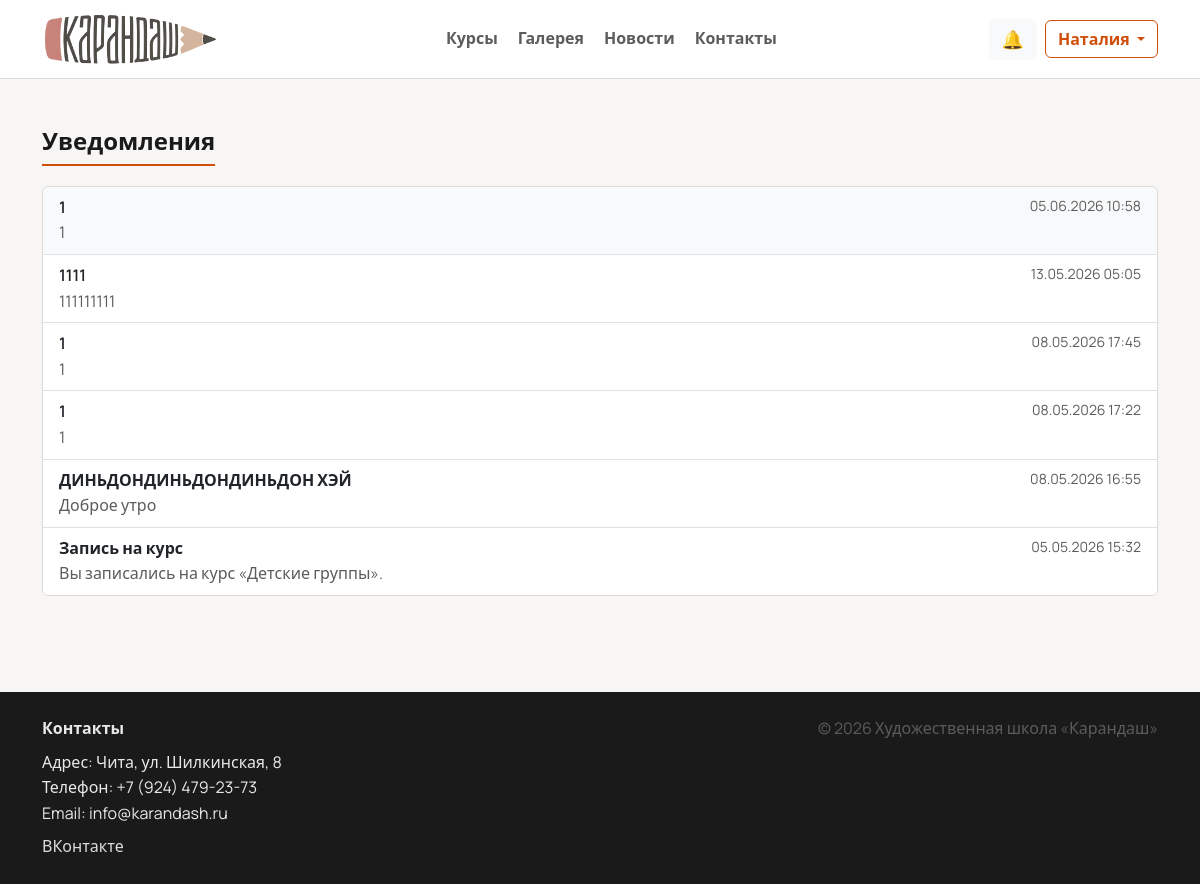
The app's page /users/notifications/ (signed in) with its own data.
### users/models.py (models this page shows, shortened)
class CustomUser(AbstractUser):
    ROLE_STUDENT = "student"
    ROLE_TEACHER = "teacher"
    ROLE_ADMIN = "admin"
    ROLE_CHOICES = (
        (ROLE_STUDENT, "Ученик"),
        (ROLE_TEACHER, "Преподаватель"),
        (ROLE_ADMIN, "Администратор"),
    )
    role = models.CharField(
        "Роль",
        max_length=20,
        choices=ROLE_CHOICES,
        default=ROLE_STUDENT,
    )
    phone = models.CharField("Телефон", max_length=30, blank=True)
    avatar = models.FileField("Аватар", upload_to="avatars/", blank=True, null=True)

### main/models.py (models this page shows, shortened)
class Notification(models.Model):
    user = models.ForeignKey(
        settings.AUTH_USER_MODEL,
        on_delete=models.CASCADE,
        related_name="notifications",
        verbose_name="Пользователь",
    )
    title = models.CharField("Заголовок", max_length=255)
    text = models.TextField("Текст")
    is_read = models.BooleanField("Прочитано", default=False)
    created_at = models.DateTimeField("Дата", auto_now_add=True)
    class Meta:
        verbose_name = "Уведомление"
        verbose_name_plural = "Уведомления"
        ordering = ["-created_at"]

### users/views.py (the view)
# urls.py: path("notifications/", views.notifications_list, name="notifications"),
@login_required
def notifications_list(request):
    qs = Notification.objects.filter(user=request.user).order_by("-created_at")
    items = list(qs)
    qs.filter(is_read=False).update(is_read=True)
    return render(request, "users/notifications.html", {"items": items})

### templates/users/notifications.html (shortened to what this page needs)
{% extends 'base.html' %}
{% block content %}
  <section class="py-5">
    <div class="container">
      <h2 class="section-title">Уведомления</h2>
      <div class="card p-0">
        <div class="list-group list-group-flush">
          {% for n in items %}
            <div class="list-group-item {% if not n.is_read %}bg-light{% endif %}">
              <div class="d-flex justify-content-between gap-3">
                <div>
                  <div class="fw-semibold">{{ n.title }}</div>
                  <div class="text-muted">{{ n.text }}</div>
                </div>
                <div class="text-muted small">{{ n.created_at|date:"d.m.Y H:i" }}</div>
              </div>
            </div>
          {% empty %}
            <div class="list-group-item text-center text-muted">Уведомлений пока нет.</div>
          {% endfor %}
        </div>
      </div>
    </div>
  </section>
{% endblock %}

### templates/base.html (shortened to what this page needs)
{% load static %}
<!doctype html>
<html lang="ru">
<head>
  <link href="https://cdn.jsdelivr.net/npm/bootstrap@5.3.3/dist/css/bootstrap.min.css" rel="stylesheet">
  <link rel="stylesheet" href="{% static 'css/style.css' %}">
</head>
<body>
  <nav class="navbar navbar-expand-lg navbar-light bg-white sticky-top navbar-glass">
    <div class="container">
      <a class="navbar-brand d-flex align-items-center gap-2" href="{% url 'home' %}">
        <img src="{% static 'images/logo.png' %}" alt="Карандаш" class="logo-img" onerror="this.style.display='none'">
      </a>
      <div class="collapse navbar-collapse" id="mainNav">
        <ul class="navbar-nav mx-auto mb-2 mb-lg-0 nav-center">
          <li class="nav-item"><a class="nav-link" href="{% url 'courses' %}">Курсы</a></li>
          <li class="nav-item"><a class="nav-link" href="{% url 'gallery' %}">Галерея</a></li>
          <li class="nav-item"><a class="nav-link" href="{% url 'news' %}">Новости</a></li>
          <li class="nav-item"><a class="nav-link" href="{% url 'contacts' %}">Контакты</a></li>
        </ul>
        <div class="d-flex align-items-center gap-2">
          {% if user.is_authenticated %}
            <a class="btn btn-light position-relative" href="{% url 'notifications' %}" id="notifBtn" aria-label="Уведомления">
              <span class="notif-icon">🔔</span>
            </a>
            <div class="dropdown">
              <button class="btn btn-outline-primary dropdown-toggle" data-bs-toggle="dropdown">
                {{ user.first_name|default:user.username }}
              </button>
            </div>
          {% else %}
            <a class="btn btn-primary" href="{% url 'login' %}">Войти</a>
          {% endif %}
        </div>
      </div>
    </div>
  </nav>
  <main class="page-content">
    {% block content %}{% endblock %}
  </main>
  <footer class="footer-dark mt-5">
    <div class="container py-4">
      <div class="row g-3">
        <div class="col-md-6">
          <div class="fw-semibold mb-2">Контакты</div>
          <div>Адрес: Чита, ул. Шилкинская, 8</div>
          <div>Телефон: +7 (924) 479-23-73</div>
          <div>Email: info@karandash.ru</div>
          <div class="mt-2">
            <a class="footer-link" href="https://vk.com/karandash_chita" target="_blank" rel="noopener noreferrer">ВКонтакте</a>
          </div>
        </div>
        <div class="col-md-6 text-md-end">
          <div class="text-muted">© {% now "Y" %} Художественная школа «Карандаш»</div>
        </div>
      </div>
    </div>
  </footer>
</body>
</html>

### static/css/style.css (style rules this page uses)
:root { --bg: #f7f6f4; --surface-solid: #ffffff; --text: #1a1a1a; --muted: #5c5c5c; --border: #ddd9d4; --brand: #d04e0a; --brand-hover: #b84409; --radius: 6px; }
body { font-family: "Manrope", system-ui, -apple-system, "Segoe UI", Arial, sans-serif; color: var(--text); background: var(--bg); line-height: 1.6; }
.text-muted { color: var(--muted) !important; }
.page-content { min-height: 60vh; }
.logo-img { width: auto; height: 52px; object-fit: contain; }
.navbar-glass { background: var(--surface-solid) !important; border-bottom: 1px solid var(--border); }
.nav-center { gap: .25rem; }
.nav-center .nav-link { padding-left: .9rem; padding-right: .9rem; }
.navbar .nav-link { color: var(--muted); font-weight: 600; }
.btn-outline-primary { border-radius: var(--radius); font-weight: 600; border-color: var(--brand); color: var(--brand); }
.btn, .form-control, .form-select, .dropdown-menu, .alert { border-radius: var(--radius); }
.card { border: 1px solid var(--border); border-radius: var(--radius); background: var(--surface-solid); box-shadow: none; }
.section-title { font-weight: 700; font-size: 1.5rem; text-align: left; margin-bottom: 1.25rem; padding-bottom: .5rem; border-bottom: 2px solid var(--brand); display: inline-block; }
.footer-dark { background: #1a1a1a; color: rgba(255,255,255,.9); }
.footer-dark .footer-link { color: rgba(255,255,255,.85); text-decoration: none; }
.notif-icon { font-size: 18px; }

### records on screen
CustomUser: first_name "Наталия"
Notification: title "1", text "1", created_at "05.06.2026 10:58"
Notification: title "1111", text "111111111", created_at "13.05.2026 05:05"
Notification: title "1", text "1", created_at "08.05.2026 17:45"
Notification: title "1", text "1", created_at "08.05.2026 17:22"
Notification: title "ДИНЬДОНДИНЬДОНДИНЬДОН ХЭЙ", text "Доброе утро", created_at "08.05.2026 16:55"
Notification: title "Запись на курс", text "Вы записались на курс «Детские группы».", created_at "05.05.2026 15:32"
